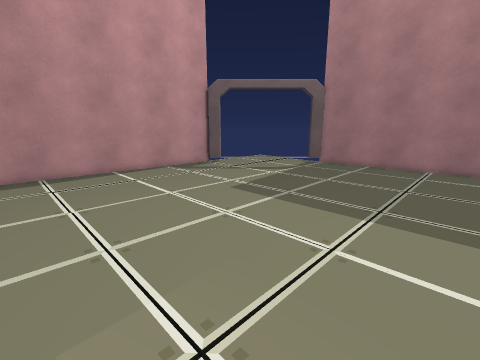
View 1 (above)

16 first-person views from a walk through a Unity game level. The camera is 1.5 m above the floor, tilts 12° down and sees 90° across. The floor is counted in squares, 0.5 m on a side. Each view is taken from the middle of a square. On the plan, view 1 faces up. The plan holds only what a view shows up to about 19 squares ahead; the rest is blank. The place goes on beyond the plan. The player is left out. Door leaves are left out, so doorways stand open. Some surface patterns are stand-ins.

View 2
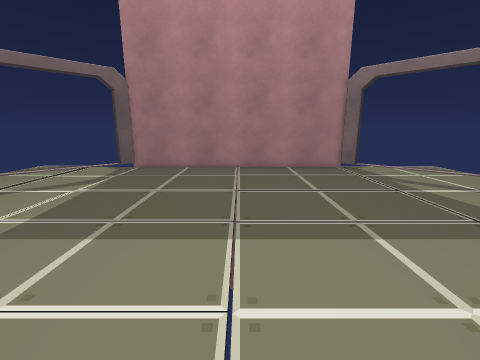

View 3
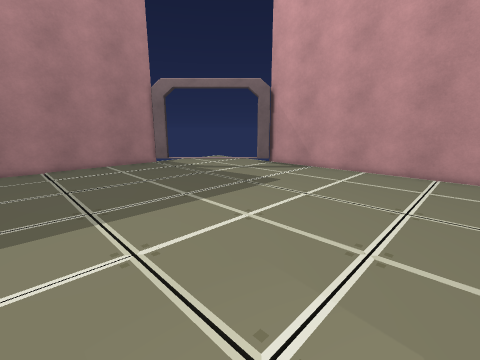

View 4
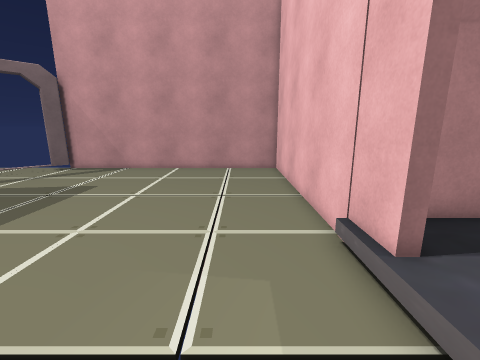

View 5
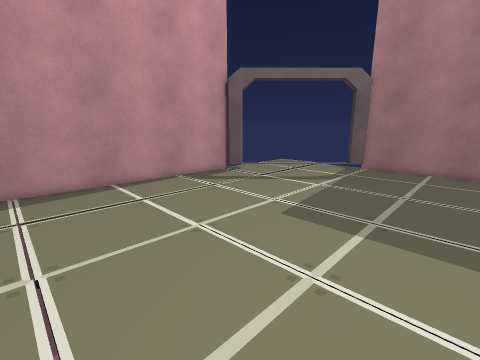

View 6
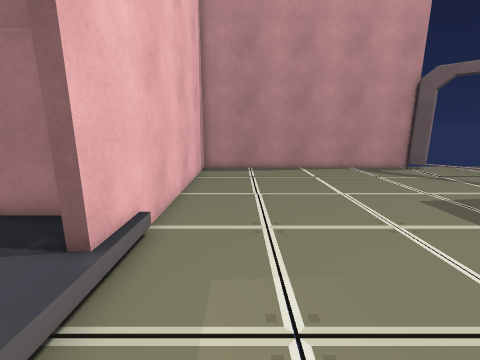

View 7
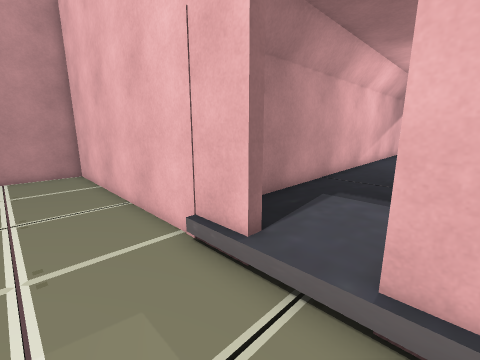

View 8
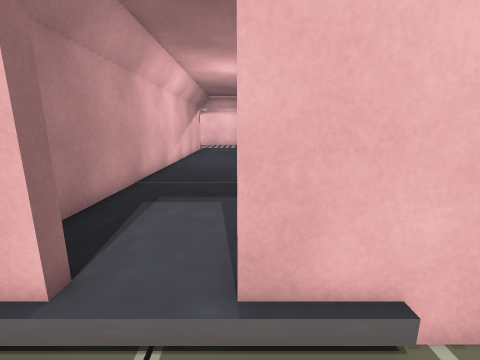

View 9
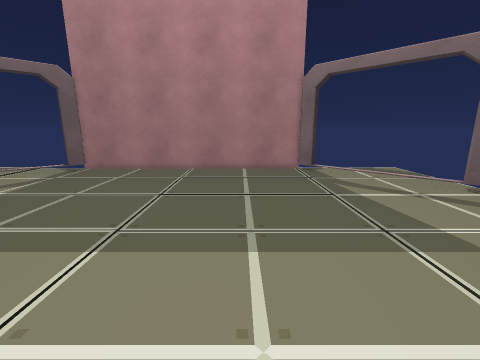

View 10
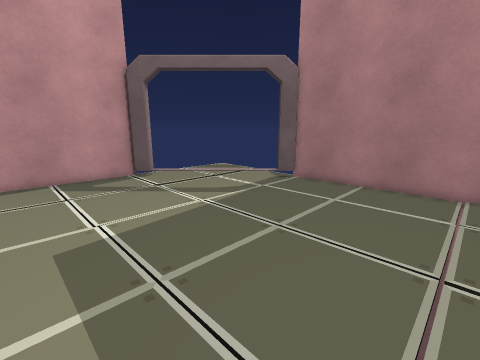

View 11
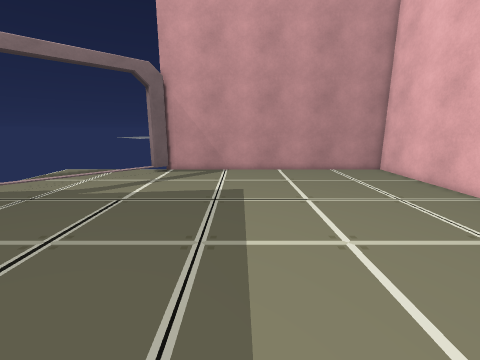

View 12
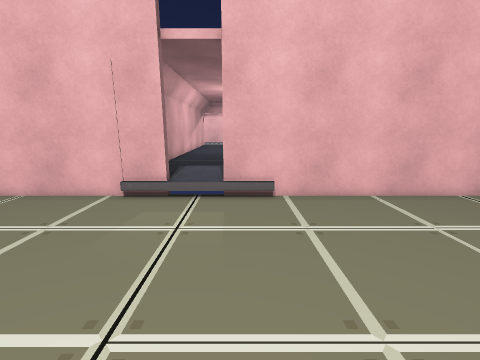

View 13
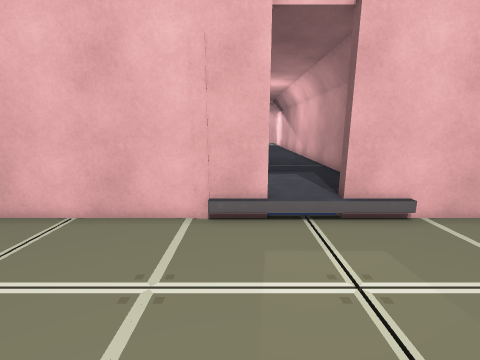

View 14
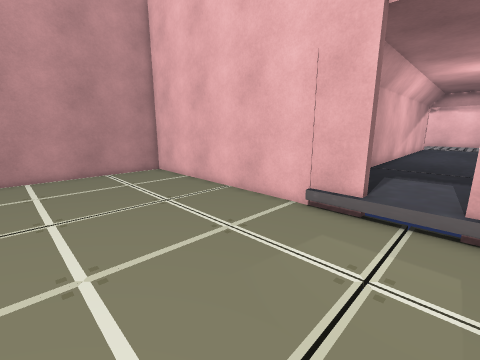

View 15
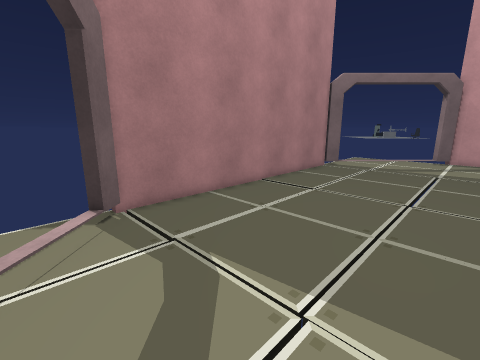

View 16
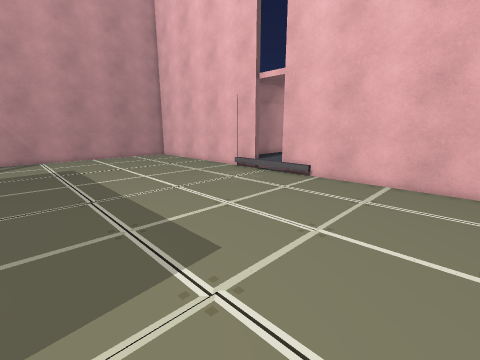

### Floor plan
Points are (right, up) in squares from view 1. A wall is a line through its corners. A room is listed if a view was taken in it or the views show most of it. See-through windows are left out.
Room 1 (views 1, 2, 3, 4, 5, 6, 7, 8, 9, 10, 11, 12, 13, 14, 15, 16)
walls: (-2.2, -0.9) (8.2, -11.2) (16.6, -2.9); (16.5, 13.6) (7.5, 22.6); (-10.6, 7.5) (-4, 1); (7.6, 22.4) (6.5, 22.4); (-1.8, 22.4) (-2.9, 22.4); (-2.8, 22.9) (-10.5, 15.2)
ways out: opening at (-2.5, 0); opening at (5, 23); open door at (1, 23)

Where each view was taken, in squares from view 1:
view 1: 0 up, 0 right, facing up
view 2: 3 up, 0 right, facing up-right
view 3: 3 up, 3 left, facing right
view 4: 4 up, 3 left, facing down-right
view 5: 4 up, 2 left, facing up
view 6: 0 up, 1 right, facing up-left
view 7: 4 up, 2 left, facing down
view 8: 3 up, 2 left, facing down-left
view 9: 1 up, 3 right, facing up-right
view 10: 7 up, 4 right, facing up
view 11: 9 up, 3 right, facing down-right
view 12: 9 up, 3 right, facing down-left
view 13: 4 up, 4 right, facing down-left
view 14: 7 up, 2 right, facing down
view 15: 18 up, 1 left, facing right
view 16: 18 up, 1 left, facing down
